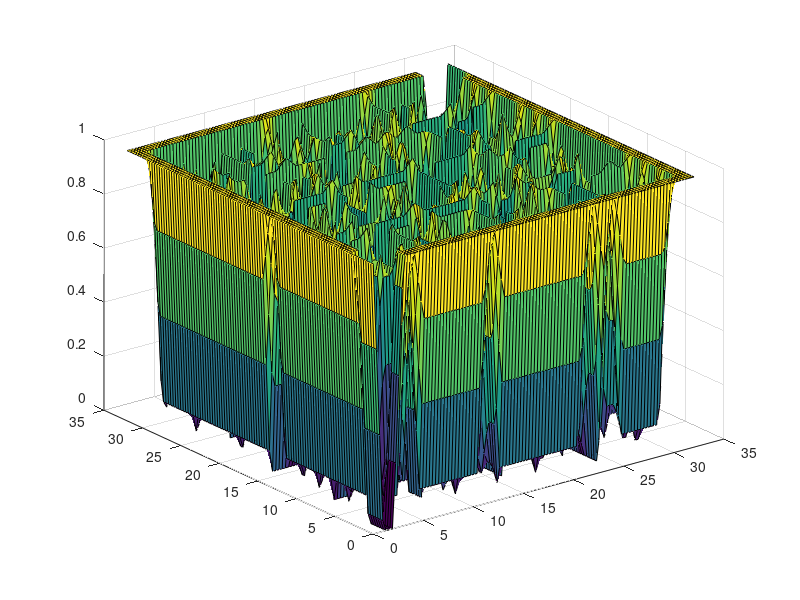

Recreate this plot in MATLAB.
function spline2D()
spline2Duniform()
%spline2Dmatrix()
return

function t=check_sanity(knot_vector,p)

  initial = knot_vector(1)
  kvsize = size(knot_vector,2)

  t = true
  counter = 1

  for i=1:p+1
    if (initial ~= knot_vector(i))
      t = false
      return
    end
  end


  for i=p+2:kvsize-p-1
    if (initial == knot_vector(i))
      counter = counter + 1
      if (counter > p)
        t = false  
        return
      end
    else
      initial = knot_vector(i)
      counter = 1
    end
  end

  initial = knot_vector(kvsize)

  for i=kvsize-p:kvsize
    if (initial ~= knot_vector(i))
      t = false
      return
    end
  end
  
  for i=1:kvsize-1
    if (knot_vector(i)>knot_vector(i+1))
      t = false
    end
  end

  return

end


function spline2Dmatrix()
knot_vectorx=[0 1 2]

knot_vectory=[0 1 2]

precision = 0.1

%macros
compute_nr_basis_functions = @(knot_vector,p) size(knot_vector, 2) - p - 1
mesh   = @(a,c) [a:precision*(c-a):c]

%splines in x
px = compute_p(knot_vectorx)
tx = check_sanity(knot_vectorx,px)
nrx = compute_nr_basis_functions(knot_vectorx,px)

x_begin = knot_vectorx(1)
x_end = knot_vectorx(size(knot_vectorx,2))

x=mesh(x_begin,x_end);

%splines in y
py = compute_p(knot_vectory)
ty = check_sanity(knot_vectory,py)
nry = compute_nr_basis_functions(knot_vectorx,py)

y_begin = knot_vectory(1)
y_end = knot_vectory(size(knot_vectory,2))

y=mesh(y_begin,y_end);

%X and Y coordinates of points over the 2D mesh
[X,Y]=meshgrid(x,y);

M(1:nrx*nry,1:nrx*nry)=0.0;
hold on
for i=1:nrx
  %compute values of 
  vx=compute_spline(knot_vectorx,px,i,X);
  for j=1:nry
    vy=compute_spline(knot_vectory,py,j,Y);
    spline1=vx.*vy;
    for k=1:nrx
      %compute values of 
      vx2=compute_spline(knot_vectorx,px,k,X);
      for l=1:nry
        vy2=compute_spline(knot_vectory,py,l,Y);
        spline2=vx2.*vy2;
        crossection = spline1.*spline2;
        M(i+(j-1)*nry,k+(l-1)*nry)=M(i+(j-1)*nry,k+(l-1)*nry)+norm(crossection);
      end
    end
  end
end
crossection
hold off

end

function spline2Duniform()
knot_vectorx = [0 0 1 2 3 4 5 6 7 8 9 10 11 12 13 14 15 16 17 18 19 20 21 22 23 24 25 26 27 28 29 30 31 32 32];
knot_vectory = [0 0 1 2 3 4 5 6 7 8 9 10 11 12 13 14 15 16 17 18 19 20 21 22 23 24 25 26 27 28 29 30 31 32 32];

coeffs = [
    1 1 1 1 1 1 1 1 1 1 1 1 1 1 1 1 1 1 1 1 1 1 1 1 1 1 1 1 1 1 1 1 1;
    0 0 0 1 1 1 1 1 1 1 1 1 1 1 1 1 1 1 1 1 1 1 1 1 1 1 1 1 1 1 1 1 1;
    0 0 0 0 0 0 0 0 0 0 0 0 0 0 0 1 0 0 0 0 0 0 0 0 0 0 0 0 0 0 0 1 1;
    1 1 0 1 1 1 0 1 0 1 0 1 0 1 1 1 0 1 1 1 0 1 1 1 1 1 0 1 1 1 0 1 1;
    1 1 0 1 0 0 0 1 0 1 0 1 0 0 0 0 0 0 0 1 0 0 0 1 0 1 0 1 0 1 0 1 1;
    1 1 1 1 1 1 1 1 1 1 0 1 1 1 1 1 0 1 0 1 1 1 1 1 0 1 1 1 0 1 0 1 1;
    1 1 0 1 0 0 0 0 0 0 0 0 0 1 0 1 0 1 0 1 0 0 0 0 0 0 0 0 0 0 0 1 1;
    1 1 0 1 1 1 1 1 0 1 0 1 1 1 0 1 0 1 0 1 1 1 0 1 0 1 1 1 1 1 0 1 1;
    1 1 0 1 0 0 0 1 0 1 0 0 0 1 0 0 0 1 0 1 0 0 0 1 0 1 0 0 0 0 0 1 1;
    1 1 0 1 0 1 0 1 0 1 0 1 0 1 0 1 1 1 1 1 1 1 0 1 1 1 0 1 1 1 0 1 1;
    1 1 0 0 0 1 0 0 0 1 0 1 0 1 0 0 0 0 0 1 0 1 0 1 0 0 0 0 0 1 0 1 1;
    1 1 0 1 0 1 1 1 1 1 1 1 1 1 0 1 1 1 1 1 0 1 1 1 0 1 1 1 0 1 0 1 1;
    1 1 0 1 0 1 0 1 0 1 0 0 0 0 0 1 0 1 0 0 0 0 0 1 0 0 0 1 0 1 0 1 1;
    1 1 1 1 0 1 0 1 0 1 1 1 0 1 1 1 0 1 0 1 0 1 0 1 0 1 1 1 0 1 1 1 1;
    1 1 0 0 0 0 0 1 0 1 0 0 0 1 0 1 0 1 0 1 0 1 0 0 0 0 0 1 0 0 0 1 1;
    1 1 0 1 1 1 1 1 0 1 1 1 0 1 0 1 0 1 0 1 1 1 0 1 0 1 1 1 1 1 0 1 1;
    1 1 0 1 0 0 0 0 0 1 0 1 0 0 0 0 0 1 0 0 0 1 0 1 0 1 0 0 0 1 0 1 1;
    1 1 0 1 1 1 0 1 1 1 0 1 1 1 1 1 1 1 0 1 1 1 0 1 1 1 1 1 0 1 0 1 1;
    1 1 0 0 0 0 0 0 0 1 0 0 0 0 0 0 0 0 0 0 0 1 0 1 0 0 0 1 0 0 0 1 1;
    1 1 0 1 0 1 1 1 1 1 1 1 1 1 1 1 0 1 0 1 1 1 1 1 1 1 0 1 0 1 0 1 1;
    1 1 0 1 0 0 0 0 0 0 0 0 0 1 0 0 0 1 0 0 0 1 0 1 0 0 0 0 0 1 0 1 1;
    1 1 0 1 0 1 1 1 1 1 0 1 1 1 1 1 0 1 0 1 0 1 0 1 1 1 1 1 1 1 0 1 1;
    1 1 0 1 0 0 0 1 0 1 0 1 0 0 0 0 0 1 0 1 0 0 0 1 0 0 0 1 0 0 0 1 1;
    1 1 1 1 0 1 1 1 0 1 1 1 1 1 0 1 1 1 0 1 0 1 1 1 0 1 0 1 1 1 1 1 1;
    1 1 0 0 0 0 0 0 0 0 0 1 0 0 0 1 0 0 0 1 0 0 0 0 0 1 0 1 0 0 0 1 1;
    1 1 1 1 1 1 1 1 0 1 0 1 0 1 1 1 0 1 1 1 1 1 1 1 0 1 0 1 1 1 0 1 1;
    1 1 0 1 0 0 0 0 0 1 0 1 0 1 0 0 0 0 0 1 0 1 0 0 0 1 0 0 0 1 0 1 1;
    1 1 0 1 0 1 0 1 0 1 1 1 0 1 0 1 0 1 0 1 0 1 0 1 1 1 1 1 1 1 0 1 1;
    1 1 0 0 0 1 0 1 0 0 0 1 0 1 0 1 0 1 0 1 0 0 0 0 0 0 0 0 0 0 0 1 1;
    1 1 0 1 0 1 0 1 1 1 1 1 1 1 1 1 0 1 0 1 0 1 1 1 0 1 0 1 0 1 0 1 1;
    1 1 0 1 0 1 0 1 0 0 0 0 0 0 0 0 0 1 0 1 0 1 0 0 0 1 0 1 0 1 0 0 0;
    1 1 1 1 1 1 1 1 1 1 1 1 1 1 1 1 1 1 1 1 1 1 1 1 1 1 1 1 1 1 0 0 0;
    1 1 1 1 1 1 1 1 1 1 1 1 1 1 1 1 1 1 1 1 1 1 1 1 1 1 1 1 1 1 1 1 1;
]

precision = 0.01

%macros
compute_nr_basis_functions = @(knot_vector,p) size(knot_vector, 2) - p - 1
mesh   = @(a,c) [a:precision*(c-a):c]

%splines in x
px = compute_p(knot_vectorx)
tx = check_sanity(knot_vectorx,px)
nrx = compute_nr_basis_functions(knot_vectorx,px)

x_begin = knot_vectorx(1)
x_end = knot_vectorx(size(knot_vectorx,2))

x=mesh(x_begin,x_end);

%splines in y
py = compute_p(knot_vectorx)
ty = check_sanity(knot_vectorx,py)
nry = compute_nr_basis_functions(knot_vectorx,py)

y_begin = knot_vectory(1)
y_end = knot_vectory(size(knot_vectory,2))

y=mesh(y_begin,y_end);

%X and Y coordinates of points over the 2D mesh
[X,Y]=meshgrid(x,y);

zs = zeros(size(X));
hold on
for i=1:nrx
  %compute values of 
  vx=compute_spline(knot_vectorx,px,i,X);
  for j=1:nry
    vy=compute_spline(knot_vectory,py,j,Y);
    zs = zs + coeffs(i,j) * (vx.*vy);
  end
end
hold off
surf(X,Y,zs);

end

function spline()

knot_vector=[0 0 0  1 1 2 2 2 ]

precision = 0.0001


compute_nr_basis_functions = @(knot_vector,p) size(knot_vector, 2) - p - 1
mesh   = @(a,c) [a:precision*(c-a):c]


p = compute_p(knot_vector)
t = check_sanity(knot_vector,p)
nr = compute_nr_basis_functions(knot_vector,p)

x_begin = knot_vector(1)
x_end = knot_vector(size(knot_vector,2))


x=mesh(x_begin,x_end);


y=compute_spline(knot_vector,p,1,x);
plot(x,y)

hold on

for i=2:nr
  y=compute_spline(knot_vector,p,i,x);
  plot(x,y)
end

hold off


end


function p=compute_p(knot_vector)

  initial = knot_vector(1)
  kvsize = size(knot_vector,2)
  i=1

  while (i+1 < kvsize) && (initial == knot_vector(i+1))
    i=i+1
  end
  
  p = i-1
  
  return
end



function y=compute_spline(knot_vector,p,nr,x)
  
  fC= @(x,a,b) (x)/(b-a)-a/(b-a);
  fD= @(x,c,d) (1-x)/(d-c)+(d-1)/(d-c);
  
  
  a = knot_vector(nr);
  b = knot_vector(nr+p);
  c = knot_vector(nr+1);
  d = knot_vector(nr+p+1);

  if (p==0)
    y = 0 .* (x < a) + 1 .* (a <= x & x <= d) + 0 .* (x > d);
    return
  end
  
  lp = compute_spline(knot_vector,p-1,nr,x);
  rp = compute_spline(knot_vector,p-1,nr+1,x);
  
  if (a==b)
    y1 = 0 .* (x < a) + 1 .* (a <= x & x <= b) + 0 .* (x > b);
  else
    y1 = 0 .* (x < a) + fC(x,a,b) .* (a <= x & x <= b) + 0 .* (x > b);
  end
  
  if (c==d)
    y2 = 0 .* (x < c) + 1 .* (c < x & x <= d) + 0 .* (d < x);
  else
    y2 = 0 .* (x < c) + fD(x,c,d) .* (c < x & x <= d) + 0 .* (d < x);
  end
  
  y = lp .* y1 + rp .* y2;
  return
  
end

end